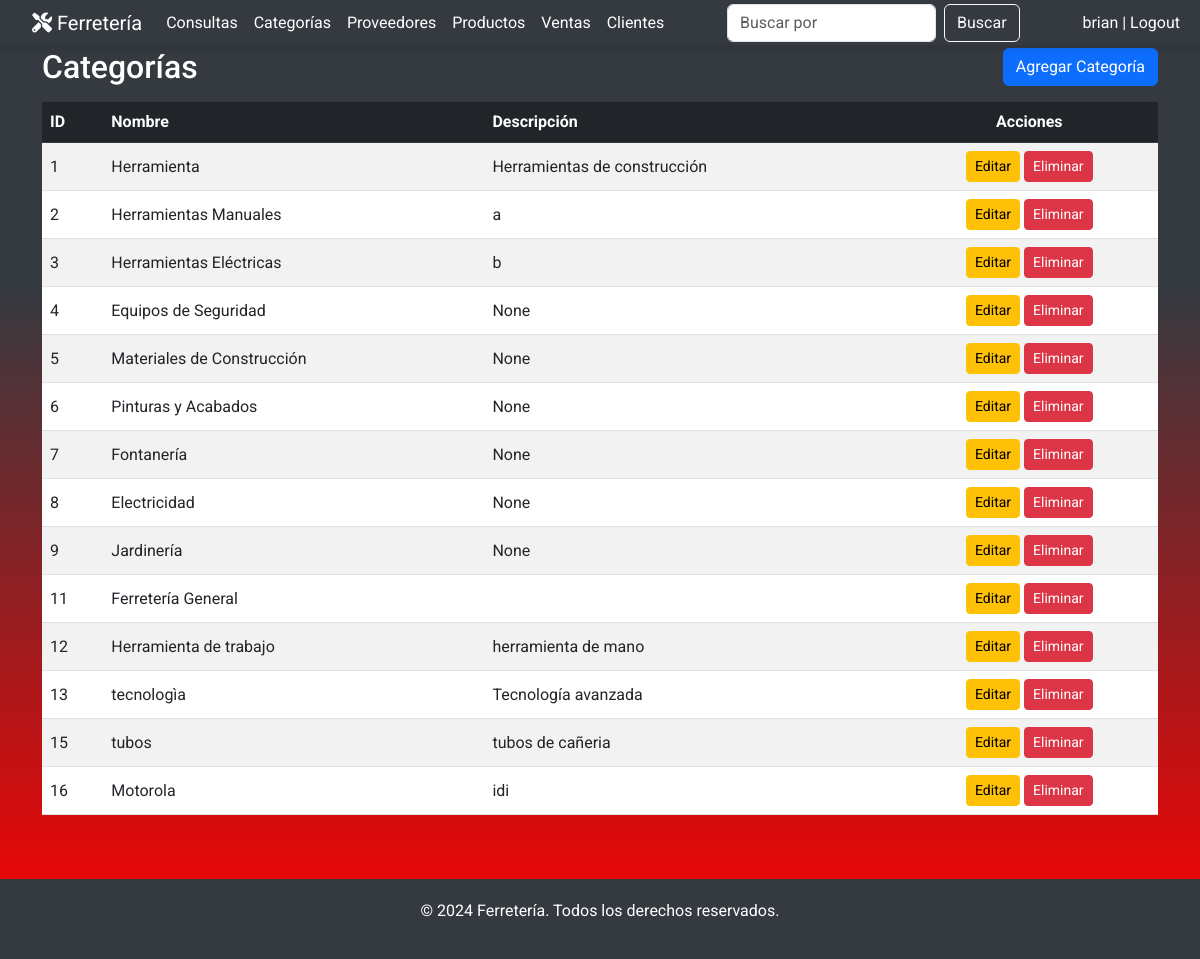
/categorias/ (signed in), run on the app's committed database.
### miAplicacion/models.py (models this page shows, shortened)
class Categoria(models.Model):
    nombre = models.CharField(max_length=50, unique=True)
    descripcion = models.TextField(blank=True, null=True)

### miAplicacion/views.py (the view)
    def wrapper(request, *args, **kwargs):
        if not request.user.is_staff:  # Verificar si el usuario es administrador
            raise PermissionDenied  # Denegar acceso si no es administrador
        return view_func(request, *args, **kwargs)

### miAplicacion/templatetags/custom_filters.py (called while the page is built)
@register.filter
def startswith(value, prefix):
    return value.startswith(prefix)

### miAplicacion/views.py (called while the page is built)
def admin_required(view_func):
    def wrapper(request, *args, **kwargs):
        if not request.user.is_staff:  # Verificar si el usuario es administrador
            raise PermissionDenied  # Denegar acceso si no es administrador
        return view_func(request, *args, **kwargs)
    return wrapper

@login_required
@admin_required
def categoria_list(request):
    categorias = Categoria.objects.all()
    return render(request, 'categorias/categoria_list.html', {'categorias': categorias})

### miAplicacion/templates/categorias/categoria_list.html (shortened to what this page needs)
{% extends 'base.html' %}
{% block content %}
<div class="container my-5">
    <div class="d-flex justify-content-between align-items-center mb-3">
        <h2 class="mb-0">Categorías</h2>
        <a href="{% url 'categoria_create' %}" class="btn btn-primary">Agregar Categoría</a>
    </div>
    <div class="table-responsive">
        <table class="table table-striped table-hover align-middle">
            <thead class="table-dark">
                <tr>
                    <th>ID</th>
                    <th>Nombre</th>
                    <th>Descripción</th>
                    <th class="text-center">Acciones</th>
                </tr>
            </thead>
            <tbody>
                {% for categoria in categorias %}
                <tr>
                    <td>{{ categoria.id }}</td>
                    <td>{{ categoria.nombre }}</td>
                    <td>{{ categoria.descripcion }}</td>
                    <td class="text-center">
                        <a href="{% url 'categoria_update' categoria.id %}" class="btn btn-warning btn-sm">Editar</a>
                        <a href="{% url 'categoria_delete' categoria.id %}" class="btn btn-danger btn-sm">Eliminar</a>
                    </td>
                </tr>
                {% endfor %}
            </tbody>
        </table>
    </div>
</div>
{% endblock %}

### miAplicacion/templates/base.html (shortened to what this page needs)
{% load static %}
{% load custom_filters %}
<!DOCTYPE html>
<html lang="es">
<head>
    <link href="https://cdn.jsdelivr.net/npm/bootstrap@5.3.0/dist/css/bootstrap.min.css" rel="stylesheet">
    <link rel="stylesheet" href="https://cdnjs.cloudflare.com/ajax/libs/font-awesome/6.0.0-beta3/css/all.min.css">
</head>
<body>
    <nav class="navbar navbar-expand-lg navbar-dark fixed-top custom-navbar">
        <div class="container-fluid">
            <a class="navbar-brand" href="{% url 'index' %}">
                <i class="fas fa-tools"></i> Ferretería
            </a>
            <div class="collapse navbar-collapse" id="navbarNav">
                <ul class="navbar-nav me-auto">
                    {% if user.is_authenticated %}
                        {% if user.is_staff %}
                            <li class="nav-item">
                                <a class="nav-link" href="{% url 'lista_consultas' %}">Consultas</a>
                            </li>
                            <li class="nav-item">
                                <a class="nav-link" href="{% url 'categoria_list' %}">Categorías</a>
                            </li>
                            <li class="nav-item">
                                <a class="nav-link" href="{% url 'proveedor_list' %}">Proveedores</a>
                            </li>
                            <li class="nav-item">
                                <a class="nav-link" href="{% url 'productos_list' %}">Productos</a>
                            </li>
                            <li class="nav-item">
                                <a class="nav-link" href="{% url 'venta_lista' %}">Ventas</a>
                            </li>
                            <li class="nav-item">
                                <a class="nav-link" href="{% url 'cliente_lista' %}">Clientes</a>
                            </li>
                        {% else %}
                            <li class="nav-item">
                                <a class="nav-link" href="{% url 'productos_list' %}">Productos</a>
                            </li>
                        {% endif %}
                    {% endif %}
                </ul>
                {% with excluded_paths="/Ferretería/,/consultas/enviar/,/consultas/responder/" %}
                    {% if user.is_authenticated and request.path not in excluded_paths and not request.path|startswith:'/consultas/responder/' and not hide_search_bar %}
                        <form class="d-flex" method="GET" action="{% block search_url %}{% endblock %}">
                            <input class="form-control me-2" type="search" name="q" placeholder="Buscar por {{ busqueda_placeholder }}" aria-label="Search">
                            <button class="btn btn-outline-light" type="submit">Buscar</button>
                        </form>
                    {% endif %}
                {% endwith %}
                <ul class="nav navbar-nav ms-auto">
                    {% if user.is_authenticated %}
                        <li class="nav-item">
                            <a class="nav-link" href="{% url 'account_logout' %}">{{ request.user }} | Logout</a>
                        </li>
                    {% else %}
                        <li class="nav-item">
                            <a class="nav-link" href="{% url 'account_login' %}">Login</a>
                        </li>
                    {% endif %}
                </ul>
            </div>
        </div>
    </nav>
    <main class="container-fluid">
        {% block content %}{% endblock %}
    </main>
    <footer class="footer">
        <p>&copy; 2024 Ferretería. Todos los derechos reservados.</p>
    </footer>
</body>
</html>

### miAplicacion/templates/base.html (style rules this page uses)
html, body { margin: 0; padding: 0; height: 100%; }
body { font-family: 'Roboto', sans-serif; background-color: #f8f9fa; color: #333; display: flex; flex-direction: column; min-height: 100vh; }
.navbar { padding-left: 20px; background-color: #343a40; box-shadow: 0 4px 8px rgba(0, 0, 0, 0.1); }
.navbar .navbar-brand, .navbar-nav .nav-link { color: #fff; }
.custom-navbar { height: 45px; }
.container-fluid { color: White; }
main.container-fluid { background-image: linear-gradient(to bottom, #343A40 30%, red 100%); background-attachment: fixed; background-size: cover; flex: 1; }
.footer { background-color: #343a40; color: #fff; padding: 20px 0; text-align: center; margin-top: auto; }

### data on the page
Categoria: id "1", nombre "Herramienta", descripcion "Herramientas de construcción"
Categoria: id "2", nombre "Herramientas Manuales", descripcion "a"
Categoria: id "3", nombre "Herramientas Eléctricas", descripcion "b"
Categoria: id "4", nombre "Equipos de Seguridad", descripcion "None"
Categoria: id "5", nombre "Materiales de Construcción", descripcion "None"
Categoria: id "6", nombre "Pinturas y Acabados", descripcion "None"
Categoria: id "7", nombre "Fontanería", descripcion "None"
Categoria: id "8", nombre "Electricidad", descripcion "None"
Categoria: id "9", nombre "Jardinería", descripcion "None"
Categoria: id "11", nombre "Ferretería General"
Categoria: id "12", nombre "Herramienta de trabajo", descripcion "herramienta de mano"
Categoria: id "13", nombre "tecnologìa", descripcion "Tecnología avanzada"
Categoria: id "15", nombre "tubos", descripcion "tubos de cañeria"
Categoria: id "16", nombre "Motorola", descripcion "idi"

### other printed values
{{ request.user }} "brian"
